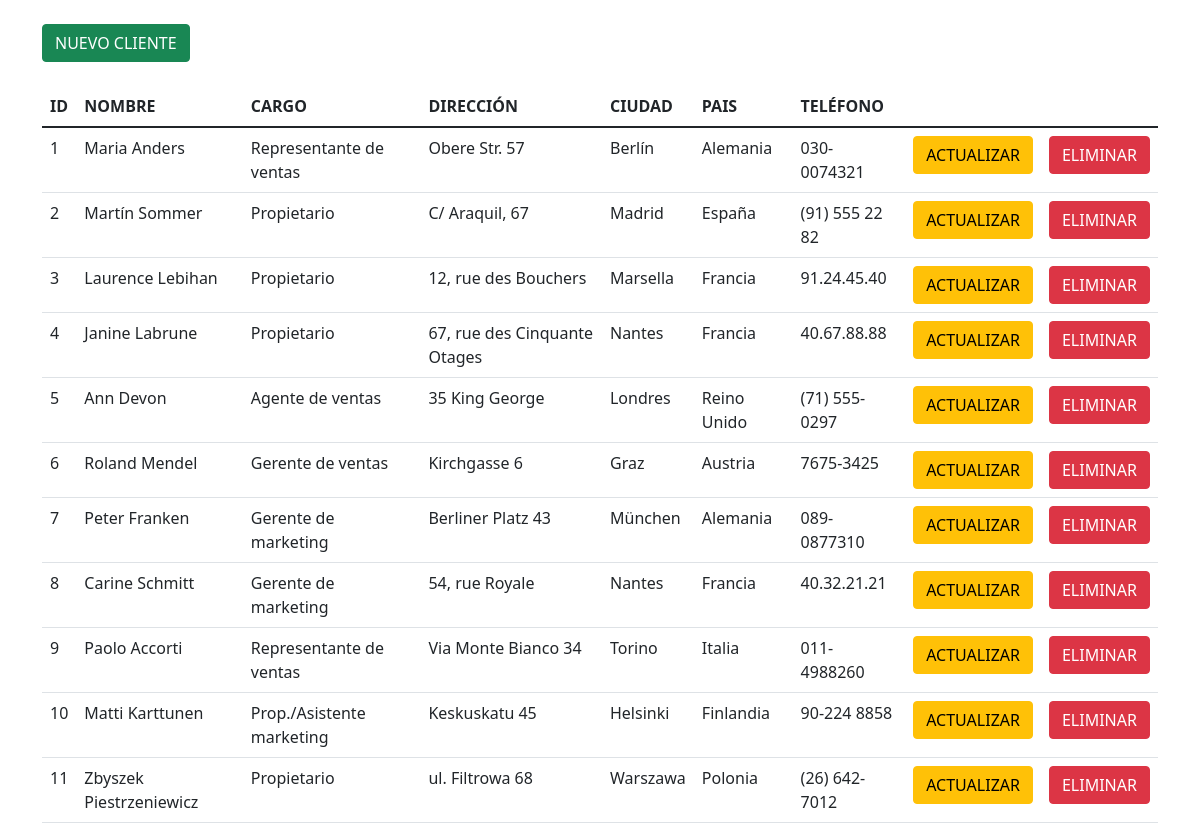
/vista/index.php, run on the app's committed database.
### tables this page shows
CREATE TABLE `cliente` (
  `IdCliente` int not null auto_increment,
  `NombreCliente` varchar(60) DEFAULT NULL,
  `Cargo` varchar(60) DEFAULT NULL,
  `Direccion` varchar(120) DEFAULT NULL,
  `Ciudad` varchar(30) DEFAULT NULL,
  `Pais` varchar(30) DEFAULT NULL,
  `Telefono` varchar(48) DEFAULT NULL,
  primary key (`IdCliente`)
);

### vista/index.php (the view, shortened to what this page needs)
<?php
$oConexion = new bd_conexion;
$oConexion -> Conexion();
$cn = $oConexion->getConexion();
$SQL = "SELECT * FROM cliente";
$query = mysqli_query($cn, $SQL);
?>
<!DOCTYPE html>
<html lang="en">
<head>
    <link href="https://cdn.jsdelivr.net/npm/bootstrap@5.1.3/dist/css/bootstrap.min.css" rel="stylesheet">
</head>
<body>
    <div class="container">
        <br>
        <a href="../vista/add.php" class="btn btn-success">NUEVO CLIENTE</a>
        <br><br>
        <table class="table">
            <thead>
                <tr>
                    <th>ID</th>
                    <th>NOMBRE</th>
                    <th>CARGO</th>
                    <th>DIRECCIÓN</th>
                    <th>CIUDAD</th>
                    <th>PAIS</th>
                    <th>TELÉFONO</th>
                </tr>
            </thead>
            <tbody>
                <?php
                    while($row = mysqli_fetch_assoc($query)){
                ?>
                        <tr>
                            <td><?php echo $row['IdCliente'] ?></td>
                            <td><?php echo $row['NombreCliente'] ?></td>
                            <td><?php echo $row['Cargo'] ?></td>
                            <td><?php echo $row['Direccion'] ?></td>
                            <td><?php echo $row['Ciudad'] ?></td>
                            <td><?php echo $row['Pais'] ?></td>
                            <td><?php echo $row['Telefono'] ?></td>
                            <td><a href="../vista/update.php?id=<?php echo $row['IdCliente'] ?>" class="btn btn-warning">ACTUALIZAR</a></td>
                            <td><a href="../vista/delete.php?id=<?php echo $row['IdCliente'] ?>" class="btn btn-danger btn_delete">ELIMINAR</a></td>
                        </tr>
                <?php
                    }
                ?>
            </tbody>
        </table>
    </div>
</body>
</html>

### data on the page
cliente: IdCliente "1", NombreCliente "Maria Anders", Cargo "Representante de ventas", Direccion "Obere Str. 57", Ciudad "Berlín", Pais "Alemania", Telefono "030-0074321"
cliente: IdCliente "2", NombreCliente "Martín Sommer", Cargo "Propietario", Direccion "C/ Araquil, 67", Ciudad "Madrid", Pais "España", Telefono "(91) 555 22 82"
cliente: IdCliente "3", NombreCliente "Laurence Lebihan", Cargo "Propietario", Direccion "12, rue des Bouchers", Ciudad "Marsella", Pais "Francia", Telefono "91.24.45.40"
cliente: IdCliente "4", NombreCliente "Janine Labrune", Cargo "Propietario", Direccion "67, rue des Cinquante Otages", Ciudad "Nantes", Pais "Francia", Telefono "40.67.88.88"
cliente: IdCliente "5", NombreCliente "Ann Devon", Cargo "Agente de ventas", Direccion "35 King George", Ciudad "Londres", Pais "Reino Unido", Telefono "(71) 555-0297"
cliente: IdCliente "6", NombreCliente "Roland Mendel", Cargo "Gerente de ventas", Direccion "Kirchgasse 6", Ciudad "Graz", Pais "Austria", Telefono "7675-3425"
cliente: IdCliente "7", NombreCliente "Peter Franken", Cargo "Gerente de marketing", Direccion "Berliner Platz 43", Ciudad "München", Pais "Alemania", Telefono "089-0877310"
cliente: IdCliente "8", NombreCliente "Carine Schmitt", Cargo "Gerente de marketing", Direccion "54, rue Royale", Ciudad "Nantes", Pais "Francia", Telefono "40.32.21.21"
cliente: IdCliente "9", NombreCliente "Paolo Accorti", Cargo "Representante de ventas", Direccion "Via Monte Bianco 34", Ciudad "Torino", Pais "Italia", Telefono "011-4988260"
cliente: IdCliente "10", NombreCliente "Matti Karttunen", Cargo "Prop./Asistente marketing", Direccion "Keskuskatu 45", Ciudad "Helsinki", Pais "Finlandia", Telefono "90-224 8858"
cliente: IdCliente "11", NombreCliente "Zbyszek Piestrzeniewicz", Cargo "Propietario", Direccion "ul. Filtrowa 68", Ciudad "Warszawa", Pais "Polonia", Telefono "(26) 642-7012"
